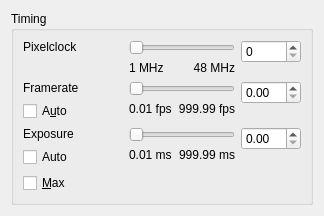
     <widget class="QWidget" name="Timing">
      <attribute name="title">
       <string>&amp;Camera</string>
      </attribute>
      <layout class="QGridLayout">
       <item row="0" column="0">
        <widget class="QGroupBox" name="groupBox3">
         <property name="title">
          <string>Timing</string>
         </property>
         <layout class="QGridLayout" name="gridLayout_19">
          <item row="1" column="0">
           <layout class="QVBoxLayout" name="_2">
            <item>
             <widget class="QLabel" name="textFramerate">
              <property name="minimumSize">
               <size>
                <width>100</width>
                <height>0</height>
               </size>
              </property>
              <property name="text">
               <string>Framerate</string>
              </property>
              <property name="wordWrap">
               <bool>false</bool>
              </property>
             </widget>
            </item>
            <item>
             <widget class="QCheckBox" name="checkAutoFps">
              <property name="text">
               <string>A&amp;uto</string>
              </property>
              <property name="shortcut">
               <string>Alt+U</string>
              </property>
             </widget>
            </item>
            <item>
             <spacer name="spacer33">
              <property name="orientation">
               <enum>Qt::Vertical</enum>
              </property>
              <property name="sizeType">
               <enum>QSizePolicy::Expanding</enum>
              </property>
              <property name="sizeHint" stdset="0">
               <size>
                <width>20</width>
                <height>0</height>
               </size>
              </property>
             </spacer>
            </item>
           </layout>
          </item>
          <item row="0" column="2">
           <layout class="QVBoxLayout">
            <item>
             <widget class="QSpinBox" name="spinPixelclock">
              <property name="sizePolicy">
               <sizepolicy hsizetype="Preferred" vsizetype="Fixed">
                <horstretch>0</horstretch>
                <verstretch>0</verstretch>
               </sizepolicy>
              </property>
              <property name="minimumSize">
               <size>
                <width>60</width>
                <height>0</height>
               </size>
              </property>
              <property name="keyboardTracking">
               <bool>false</bool>
              </property>
             </widget>
            </item>
            <item>
             <spacer name="spacer27">
              <property name="orientation">
               <enum>Qt::Vertical</enum>
              </property>
              <property name="sizeType">
               <enum>QSizePolicy::Expanding</enum>
              </property>
              <property name="sizeHint" stdset="0">
               <size>
                <width>20</width>
                <height>0</height>
               </size>
              </property>
             </spacer>
            </item>
           </layout>
          </item>
          <item row="1" column="1">
           <layout class="QGridLayout" name="gridLayoutFramerate">
            <item row="1" column="1">
             <widget class="QLabel" name="textMaxFramerate">
              <property name="sizePolicy">
               <sizepolicy hsizetype="MinimumExpanding" vsizetype="Preferred">
                <horstretch>0</horstretch>
                <verstretch>0</verstretch>
               </sizepolicy>
              </property>
              <property name="text">
               <string>999.99 fps</string>
              </property>
              <property name="alignment">
               <set>Qt::AlignRight|Qt::AlignTrailing|Qt::AlignVCenter</set>
              </property>
              <property name="wordWrap">
               <bool>false</bool>
              </property>
             </widget>
            </item>
            <item row="1" column="0">
             <widget class="QLabel" name="textMinFramerate">
              <property name="sizePolicy">
               <sizepolicy hsizetype="MinimumExpanding" vsizetype="Preferred">
                <horstretch>0</horstretch>
                <verstretch>0</verstretch>
               </sizepolicy>
              </property>
              <property name="text">
               <string>0.01 fps</string>
              </property>
              <property name="alignment">
               <set>Qt::AlignLeading|Qt::AlignLeft|Qt::AlignVCenter</set>
              </property>
              <property name="wordWrap">
               <bool>false</bool>
              </property>
             </widget>
            </item>
            <item row="2" column="0" colspan="2">
             <spacer name="spacer34">
              <property name="orientation">
               <enum>Qt::Vertical</enum>
              </property>
              <property name="sizeType">
               <enum>QSizePolicy::Expanding</enum>
              </property>
              <property name="sizeHint" stdset="0">
               <size>
                <width>20</width>
                <height>0</height>
               </size>
              </property>
             </spacer>
            </item>
            <item row="0" column="0" colspan="2">
             <widget class="QSlider" name="sliderFramerate">
              <property name="sizePolicy">
               <sizepolicy hsizetype="MinimumExpanding" vsizetype="Fixed">
                <horstretch>0</horstretch>
                <verstretch>0</verstretch>
               </sizepolicy>
              </property>
              <property name="orientation">
               <enum>Qt::Horizontal</enum>
              </property>
             </widget>
            </item>
           </layout>
          </item>
          <item row="1" column="2">
           <layout class="QVBoxLayout">
            <item>
             <widget class="QDoubleSpinBox" name="dSpinFramerate">
              <property name="keyboardTracking">
               <bool>true</bool>
              </property>
             </widget>
            </item>
            <item>
             <spacer name="spacer29">
              <property name="orientation">
               <enum>Qt::Vertical</enum>
              </property>
              <property name="sizeType">
               <enum>QSizePolicy::Expanding</enum>
              </property>
              <property name="sizeHint" stdset="0">
               <size>
                <width>20</width>
                <height>0</height>
               </size>
              </property>
             </spacer>
            </item>
           </layout>
          </item>
          <item row="0" column="1">
           <layout class="QGridLayout" name="gridLayoutPixelClock">
            <item row="2" column="0" colspan="2">
             <spacer name="spacer32">
              <property name="orientation">
               <enum>Qt::Vertical</enum>
              </property>
              <property name="sizeType">
               <enum>QSizePolicy::Expanding</enum>
              </property>
              <property name="sizeHint" stdset="0">
               <size>
                <width>20</width>
                <height>0</height>
               </size>
              </property>
             </spacer>
            </item>
            <item row="1" column="0">
             <widget class="QLabel" name="textMinPixelclock">
              <property name="sizePolicy">
               <sizepolicy hsizetype="MinimumExpanding" vsizetype="Preferred">
                <horstretch>0</horstretch>
                <verstretch>0</verstretch>
               </sizepolicy>
              </property>
              <property name="text">
               <string>1 MHz</string>
              </property>
              <property name="alignment">
               <set>Qt::AlignLeading|Qt::AlignLeft|Qt::AlignVCenter</set>
              </property>
              <property name="wordWrap">
               <bool>false</bool>
              </property>
             </widget>
            </item>
            <item row="0" column="0" colspan="2">
             <widget class="QSlider" name="sliderPixelclock">
              <property name="enabled">
               <bool>true</bool>
              </property>
              <property name="sizePolicy">
               <sizepolicy hsizetype="MinimumExpanding" vsizetype="Fixed">
                <horstretch>0</horstretch>
                <verstretch>0</verstretch>
               </sizepolicy>
              </property>
              <property name="orientation">
               <enum>Qt::Horizontal</enum>
              </property>
             </widget>
            </item>
            <item row="1" column="1">
             <widget class="QLabel" name="textMaxPixelclock">
              <property name="sizePolicy">
               <sizepolicy hsizetype="MinimumExpanding" vsizetype="Preferred">
                <horstretch>0</horstretch>
                <verstretch>0</verstretch>
               </sizepolicy>
              </property>
              <property name="text">
               <string>48 MHz</string>
              </property>
              <property name="alignment">
               <set>Qt::AlignRight|Qt::AlignTrailing|Qt::AlignVCenter</set>
              </property>
              <property name="wordWrap">
               <bool>false</bool>
              </property>
             </widget>
            </item>
           </layout>
          </item>
          <item row="0" column="0">
           <layout class="QVBoxLayout">
            <item>
             <widget class="QLabel" name="textPixelclock">
              <property name="minimumSize">
               <size>
                <width>100</width>
                <height>0</height>
               </size>
              </property>
              <property name="text">
               <string>Pixelclock</string>
              </property>
              <property name="wordWrap">
               <bool>false</bool>
              </property>
             </widget>
            </item>
            <item>
             <spacer name="spacer28">
              <property name="orientation">
               <enum>Qt::Vertical</enum>
              </property>
              <property name="sizeType">
               <enum>QSizePolicy::Expanding</enum>
              </property>
              <property name="sizeHint" stdset="0">
               <size>
                <width>20</width>
                <height>0</height>
               </size>
              </property>
             </spacer>
            </item>
           </layout>
          </item>
          <item row="2" column="0">
           <layout class="QVBoxLayout">
            <item>
             <widget class="QLabel" name="textExposure">
              <property name="minimumSize">
               <size>
                <width>100</width>
                <height>0</height>
               </size>
              </property>
              <property name="text">
               <string>Exposure</string>
              </property>
              <property name="wordWrap">
               <bool>false</bool>
              </property>
             </widget>
            </item>
            <item>
             <widget class="QCheckBox" name="checkAutoExp">
              <property name="text">
               <string>Auto</string>
              </property>
              <property name="shortcut">
               <string/>
              </property>
             </widget>
            </item>
            <item>
             <widget class="QCheckBox" name="checkMaxExp">
              <property name="text">
               <string>&amp;Max</string>
              </property>
              <property name="shortcut">
               <string>Alt+M</string>
              </property>
              <property name="tristate">
               <bool>false</bool>
              </property>
             </widget>
            </item>
            <item>
             <spacer name="spacer36">
              <property name="orientation">
               <enum>Qt::Vertical</enum>
              </property>
              <property name="sizeType">
               <enum>QSizePolicy::Expanding</enum>
              </property>
              <property name="sizeHint" stdset="0">
               <size>
                <width>20</width>
                <height>0</height>
               </size>
              </property>
             </spacer>
            </item>
           </layout>
          </item>
          <item row="2" column="1">
           <layout class="QGridLayout" name="gridLayoutExposure">
            <item row="1" column="0">
             <widget class="QLabel" name="textMinExposure">
              <property name="sizePolicy">
               <sizepolicy hsizetype="MinimumExpanding" vsizetype="Preferred">
                <horstretch>0</horstretch>
                <verstretch>0</verstretch>
               </sizepolicy>
              </property>
              <property name="text">
               <string>0.01 ms</string>
              </property>
              <property name="alignment">
               <set>Qt::AlignLeading|Qt::AlignLeft|Qt::AlignVCenter</set>
              </property>
              <property name="wordWrap">
               <bool>false</bool>
              </property>
             </widget>
            </item>
            <item row="2" column="0" colspan="2">
             <spacer name="spacer35">
              <property name="orientation">
               <enum>Qt::Vertical</enum>
              </property>
              <property name="sizeType">
               <enum>QSizePolicy::Expanding</enum>
              </property>
              <property name="sizeHint" stdset="0">
               <size>
                <width>20</width>
                <height>0</height>
               </size>
              </property>
             </spacer>
            </item>
            <item row="1" column="1">
             <widget class="QLabel" name="textMaxExposure">
              <property name="sizePolicy">
               <sizepolicy hsizetype="MinimumExpanding" vsizetype="Preferred">
                <horstretch>0</horstretch>
                <verstretch>0</verstretch>
               </sizepolicy>
              </property>
              <property name="text">
               <string>999.99 ms</string>
              </property>
              <property name="alignment">
               <set>Qt::AlignRight|Qt::AlignTrailing|Qt::AlignVCenter</set>
              </property>
              <property name="wordWrap">
               <bool>false</bool>
              </property>
             </widget>
            </item>
            <item row="0" column="0" colspan="2">
             <widget class="QSlider" name="sliderExposure">
              <property name="sizePolicy">
               <sizepolicy hsizetype="MinimumExpanding" vsizetype="Fixed">
                <horstretch>0</horstretch>
                <verstretch>0</verstretch>
               </sizepolicy>
              </property>
              <property name="orientation">
               <enum>Qt::Horizontal</enum>
              </property>
             </widget>
            </item>
           </layout>
          </item>
          <item row="2" column="2">
           <layout class="QVBoxLayout">
            <item>
             <widget class="QDoubleSpinBox" name="dSpinExposure">
              <property name="sizePolicy">
               <sizepolicy hsizetype="Preferred" vsizetype="Fixed">
                <horstretch>0</horstretch>
                <verstretch>0</verstretch>
               </sizepolicy>
              </property>
              <property name="minimumSize">
               <size>
                <width>60</width>
                <height>0</height>
               </size>
              </property>
              <property name="keyboardTracking">
               <bool>true</bool>
              </property>
             </widget>
            </item>
            <item>
             <spacer name="spacer30">
              <property name="orientation">
               <enum>Qt::Vertical</enum>
              </property>
              <property name="sizeType">
               <enum>QSizePolicy::Expanding</enum>
              </property>
              <property name="sizeHint" stdset="0">
               <size>
                <width>20</width>
                <height>0</height>
               </size>
              </property>
             </spacer>
            </item>
           </layout>
          </item>
         </layout>
        </widget>
       </item>
      </layout>
     </widget>
